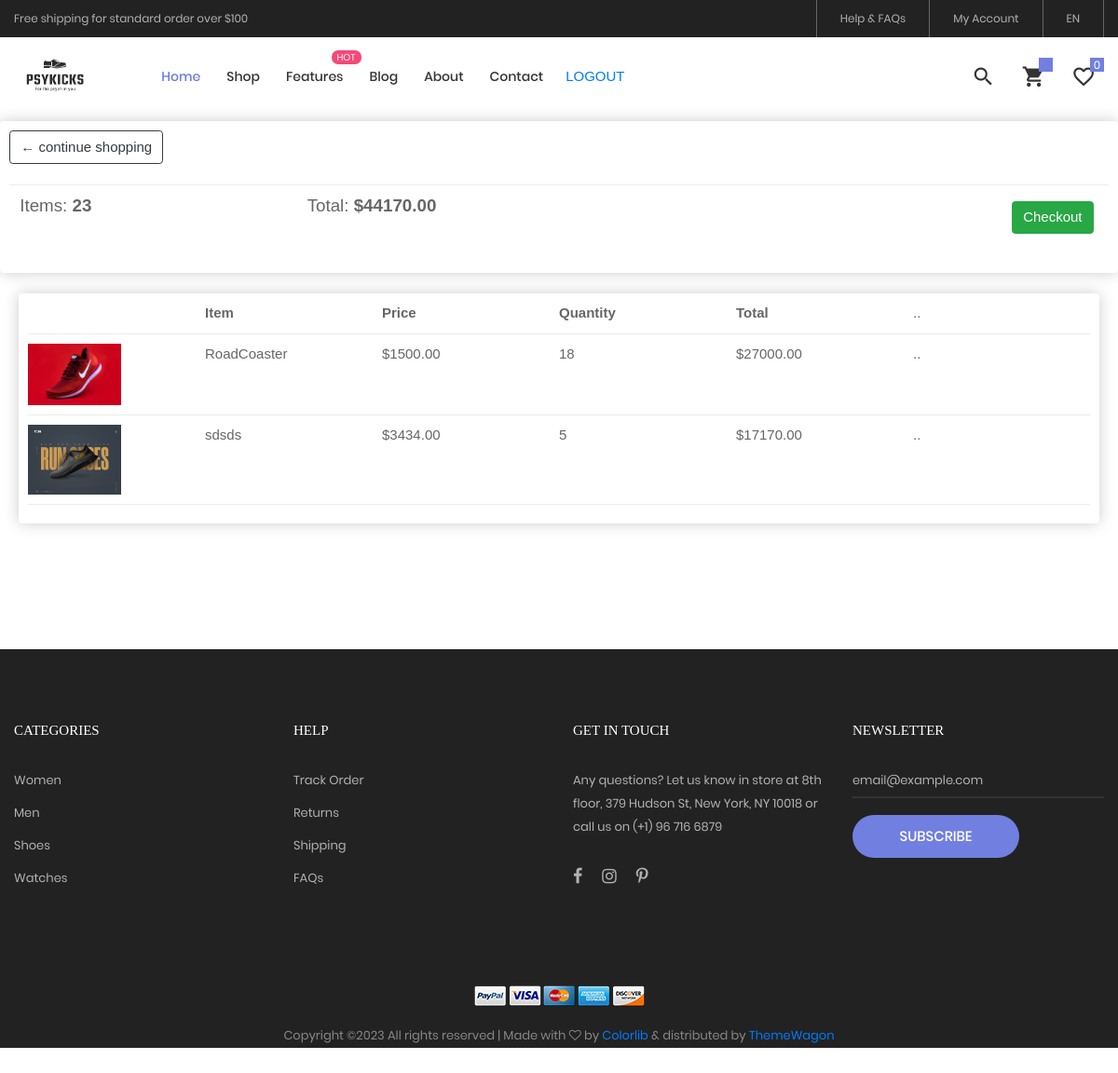
Page /usercart/ (signed in) on the earlier database version.
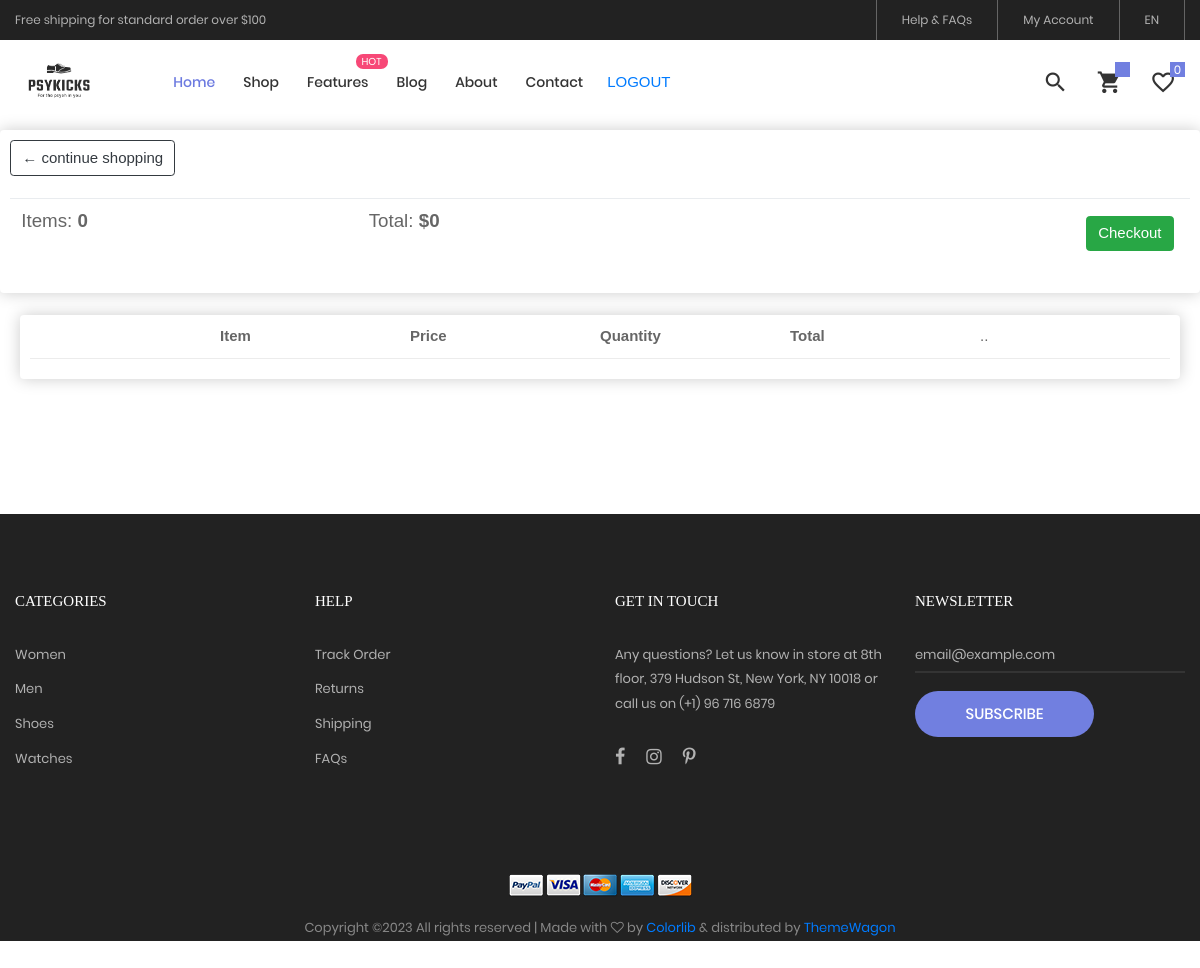
Same page on the later database version.
### myapp/models.py (models this page shows, shortened)
class Cart(models.Model):
    user = models.ForeignKey(customer, on_delete=models.CASCADE)
    product = models.ForeignKey(Products, on_delete=models.CASCADE)
    quantity = models.PositiveIntegerField()
    total = models.DecimalField(max_digits=10, decimal_places=2)
    coupon = models.ForeignKey(Coupon,on_delete=models.SET_NULL,null=True, blank=True)

class Products(models.Model):
    name = models.CharField(max_length=200, unique=True)
    price = models.DecimalField(max_digits=10, decimal_places=2)
    quantity = models.PositiveIntegerField()
    category = models.ForeignKey(Category, on_delete=models.CASCADE)
    color = models.ManyToManyField(Color)
    gender = models.ForeignKey(Gender, on_delete=models.CASCADE, default=None, null=True)
    size = models.ManyToManyField(Size)
    brand = models.ForeignKey(Brand, on_delete=models.CASCADE, default=None, null=True)
    description = models.TextField(blank=True)
    digital = models.BooleanField(default=False)

class ProductImage(models.Model):
    product = models.ForeignKey(Products, on_delete=models.CASCADE,null=True, blank=True, related_name='images', default=None)
    image = models.ImageField(upload_to='products/', null=True, blank=True)

### myapp/views.py (the view)
# urls.py: path("usercart/",views.usercart,name="usercart"),
def usercart(request):
    if "username" in request.session:
        username = request.session["username"]
        user = customer.objects.get(username=username)
        cartobj = Cart.objects.filter(user=user)
        quantsum=0
        total_price=0
        for item in cartobj:
            quantsum+=item.quantity
            total_price += item.product.price * item.quantity
        datas = {
            'cartobj': cartobj,
             "total_price":total_price,
            "quantsum":quantsum
        }
        return render(request, "myapp/usercart.html", datas)
    else:
        return render(request, "myapp/userindex.html")

### myapp/templates/myapp/usercart.html (shortened to what this page needs)
{% extends 'myapp/userindex.html' %}
{% load static %}
{% block content %}
<div class="row">
    <div class="col-lg-12">
        <div class="box-element">
            <a class="btn btn-outline-dark" href="{% url 'userproduct' %}">&#x2190; continue shopping</a>
            <br>
            <br>
            <table class="table">
                <tr>
                    <th><h5>Items: <strong>{{quantsum}}</strong></h5></th>
                    <th><h5>Total: <strong>${{ total_price }}</strong></h5></th>
                    <th>
                        <a style="float:right; margin:5px" class="btn btn-success" href="{% url 'usercheckout' %}">Checkout</a>
                    </th>
                </tr>
            </table>
        </div>
        <br>
        <div class="box-element" style="margin-left:20px; margin-right:20px">
            <div class="cart-row">
                <div style="flex:1"></div>
                <div style="flex:1"><strong>Item</strong></div>
                <div style="flex:1"><strong>Price</strong></div>
                <div style="flex:1"><strong>Quantity</strong></div>
                <div style="flex:1"><strong>Total</strong></div>
                <div style="flex:1">..</div>
            </div>
            {% for item in cartobj %}
            <div class="cart-row">
            <div style="flex:1"><img class="row-image" src="{{ item.product.images.first.image.url }}"></div>
            <div style="flex:1">{{ item.product.name }}</div>
            <div style="flex:1">${{ item.product.price }}</div>
            <div style="flex:1">{{ item.quantity}}</div>
            <div style="flex:1">${{ item.total }}</div>
            <div style="flex:1">..</div>
            </div>
            {% endfor %}
        </div>
    </div>
</div>
{% endblock %}

Differences in the rows shown:
removed Cart: product.images.first.image (picture), product.name "RoadCoaster", product.price "1500.00", quantity "18", total "27000.00"
removed Cart: product.images.first.image (picture), product.name "sdsds", product.price "3434.00", quantity "5", total "17170.00"
Other differences:
{{ quantsum }}: "23" → "0"
{{ total_price }}: "44170.00" → "0"
